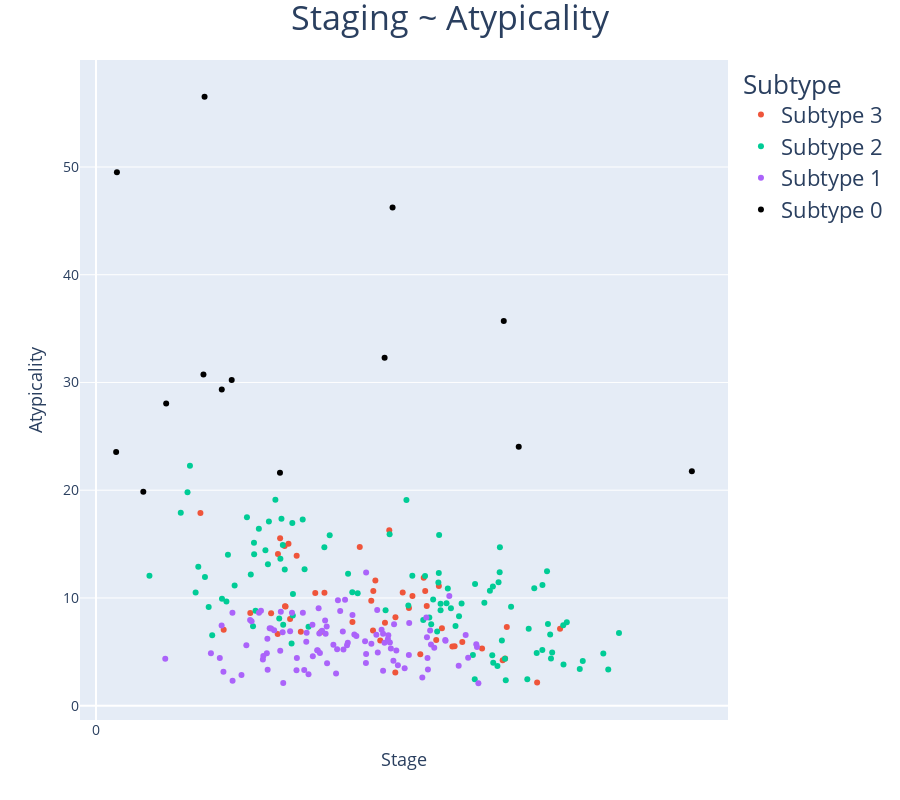

Here is the notebook cell this chart was saved with:
### Code cell
p = staging_scatterplot(S=S,
                       diagnosis=diagnosis,
                        chosen_subtypes=chosen_subtypes,
                        color_list=color_list,
                       width=900)

p
